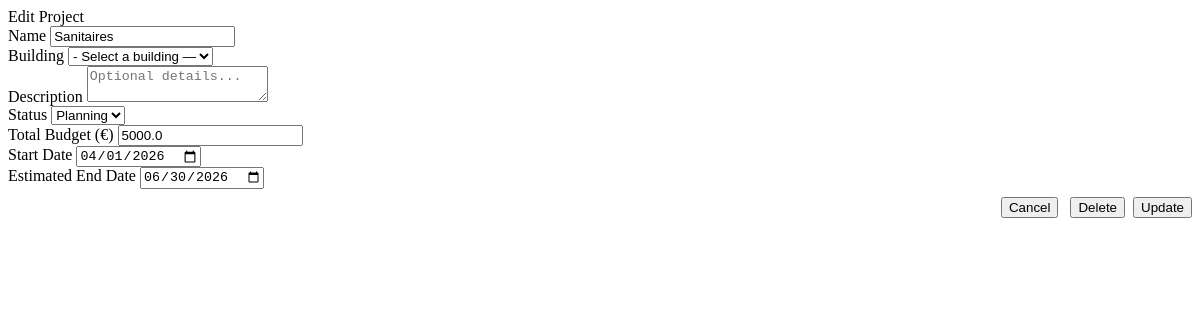
Before: /projects/1/edit with the older database file.
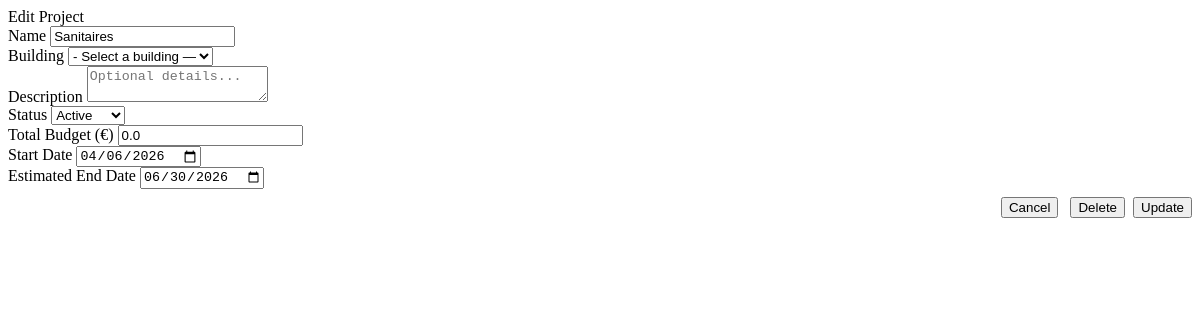
After: the same page with the newer database file.
### app/models/models.py (models this page shows)
class ProjectBase(SQLModel):
    name: str
    description: Optional[str] = None
    status: str = "planning"  # planning | active | on_hold | done
    budget_total: float = 0.0
    start_date: Optional[date] = None
    estimated_end_date: Optional[date] = None

class Project(ProjectBase, table=True):
    id: Optional[int] = Field(default=None, primary_key=True)
    building_id: int = Field(foreign_key="building.id")
    created_at: datetime = Field(default_factory=datetime.utcnow)
    building: Optional[Building] = Relationship(back_populates="projects")
    zones: List["Zone"] = Relationship(back_populates="project")
    tasks: List["Task"] = Relationship(back_populates="project")
    inventory_items: List["InventoryItem"] = Relationship(back_populates="project")
    expenses: List["Expense"] = Relationship(back_populates="project")
    daily_logs: List["DailyLog"] = Relationship(back_populates="project")

### app/routers/pages.py (the view)
@router.get("/projects/{project_id}/edit")
async def project_edit_modal(
    project_id: int,
    request: Request,
    session: AsyncSession = Depends(get_session),
):
    project = await session.get(Project, project_id)
    return templates.TemplateResponse(
        "partials/project_modal.html",
        {"request": request, "project_id": project.id, "project": project},
    )

### app/templates/partials/project_modal.html (shortened to what this page needs)
<div class="modal-backdrop">
    <div class="modal">
        <div class="modal-title">Edit Project</div>
        <form
            method="post"
            action="{{ '/projects/' + project.id|string + '/edit' }}"
        >
            <div class="form-group">
                <label>Name</label>
                <input name="name" value="{{ project.name }}" required autofocus />
            </div>
            <dic class="form-group">
                <label>Building</label>
                <select name="building_id" required>
                    <option value="">- Select a building —</option>
                </select>
            </dic>
            <div class="form-group">
                <label>Description</label>
                <textarea
                    name="description"
                    placeholder="Optional details..."
                    value="{{ project.description }}"
                ></textarea>
            </div>
            <div class="form-row">
                <div class="form-group">
                    <label>Status</label>
                    <select name="status">
                        {% for s in ['planning','active','on_hold','done'] %}
                        <option value="{{ s }}" {{'selected' if project and project.status == s }}>{{ s.replace('_', ' ').capitalize() }}</option>
                        {% endfor %}
                    </select>
                </div>
                <div class="form-group">
                    <label>Total Budget (€)</label>
                    <input type="number" step="0.01" name="budget_total" placeholder="0.00" min="0" value="{{ project.budget_total }}">
                </div>
            </div>
            <div class="form-row">
                <div class="form-group">
                    <label>Start Date</label>
                    <input
                        type="date"
                        name="start_date"
                        value="{{ project.start_date }}"
                    />
                </div>
                <div class="form-group">
                    <label>Estimated End Date</label>
                    <input
                        type="date"
                        name="estimated_end_date"
                        value="{{ project.estimated_end_date }}"
                    />
                </div>
            </div>
            <div style="display: flex; gap: 0.5rem; justify-content: flex-end; margin-top: 0.5rem">
                <button type="button" class="btn btn-secondary" onclick="closeModal()">
                    Cancel
                </button>
                <button class="btn btn-danger btn-sm"
                  hx-delete="/projects/{{ project.id }}"
                  hx-confirm="Delete {{ project.name }}?"
                  hx-target="closest tr"
                  hx-swap="outerHTML"
                  style="margin-left:0.25rem">Delete
                </button>
                <button type="submit" class="btn btn-primary">
                    Update
                </button>
            </div>
        </form>
    </div>
</div>

Changed rows visible on the page:
changed Project "Sanitaires": budget_total "5000.0" → "0.0"; start_date "04/01/2026" → "04/06/2026"
Other visible differences:
form field status: "Planning" → "Active"
